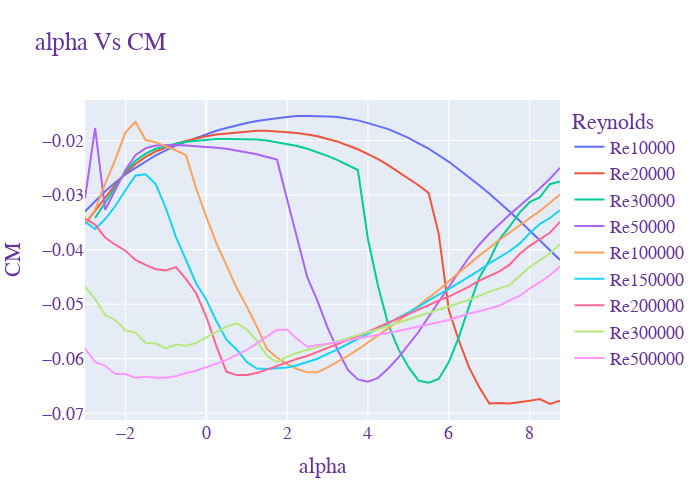

The notebook cell this image was saved under:
### Code cell
import plotly.graph_objects as go
fig = go.Figure()

for re in reynolds:
    polar = polars[re]
    fig.add_trace(go.Scatter(
        x=polar['alpha'],
        y=polar['CM'],
        name="Re" + str(re)      # this sets its legend entry
    ))

    fig.update_layout(
        title="alpha Vs CM",
        width=700, 
        height=500,
        xaxis_title="alpha",
        yaxis_title="CM",
        legend_title="Reynolds",
        font=dict(
            family="Courier New, monospace",
            size=18,
            color="RebeccaPurple"
        )
    )

fig.show()
